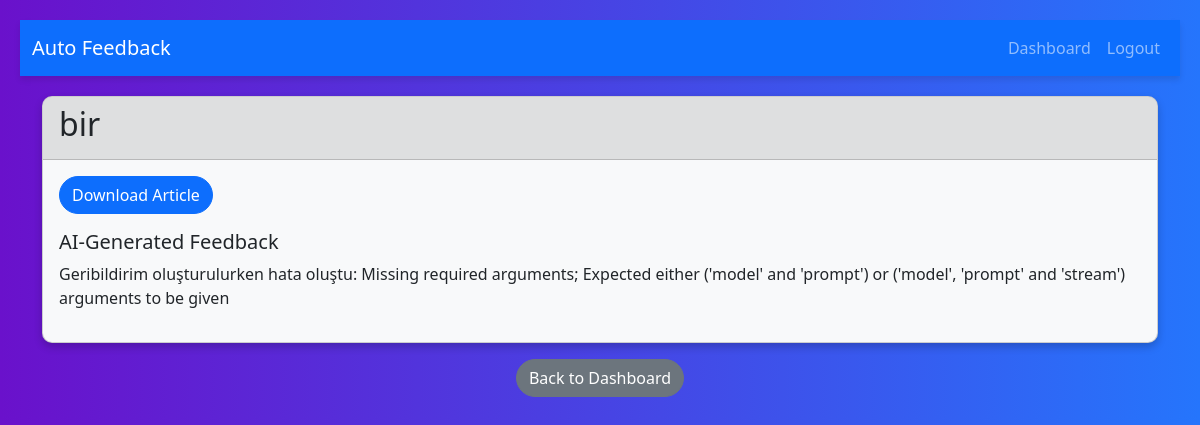
Page /article/1 (signed in) on the committed database.
### app.py (models this page shows)
class Article(db.Model):
    id = db.Column(db.Integer, primary_key=True)
    title = db.Column(db.String(150), nullable=False)
    filename = db.Column(db.String(150), nullable=False)
    feedback = db.Column(db.Text, nullable=True)
    user_id = db.Column(db.Integer, db.ForeignKey('user.id'), nullable=False)

### app.py (the view)
@app.route('/article/<int:id>', methods=['GET', 'POST'])
@login_required
def article(id):
    article = Article.query.get_or_404(id)
    if request.method == 'POST' and current_user.is_teacher:
        article.feedback = request.form['feedback']
        db.session.commit()
        flash('Geribildirim başarıyla güncellendi!', 'success')
        return redirect(url_for('dashboard'))
    return render_template('article.html', article=article)

### app.py (called while the page is built)
@login_manager.user_loader
def load_user(user_id):
    return User.query.get(int(user_id))

### templates/article.html (shortened to what this page needs)
{% extends "base.html" %}
{% block content %}
    <div class="card text-dark bg-light">
        <div class="card-header">
            <h2>{{ article.title }}</h2>
        </div>
        <div class="card-body">
            <a href="{{ url_for('uploaded_file', filename=article.filename) }}" class="btn btn-primary mb-3">Download Article</a>
            <h5>AI-Generated Feedback</h5>
            <p>{{ article.feedback }}</p>
        </div>
    </div>
    <div class="text-center mt-3">
        <a href="{{ url_for('dashboard') }}" class="btn btn-secondary">Back to Dashboard</a>
    </div>
{% endblock %}

### templates/base.html (style rules this page uses)
body { background-color: #f8f9fa; margin: 20px; }
.card { margin-top: 20px; }
body { background-image: linear-gradient(to right, #6a11cb, #2575fc); color: #fff; }
.card { border-radius: 10px; overflow: hidden; box-shadow: 0 4px 8px rgba(0,0,0,.2); }
.card-header { background-color: rgba(0, 0, 0, 0.1); }
.btn { border-radius: 50px; }

### rows in the picture
Article: title "bir", feedback "Geribildirim oluşturulurken hata oluştu: Missing required arguments; Expected either ('model' and 'prompt') or ('model', 'prompt' and 'stream') arguments to be given"
